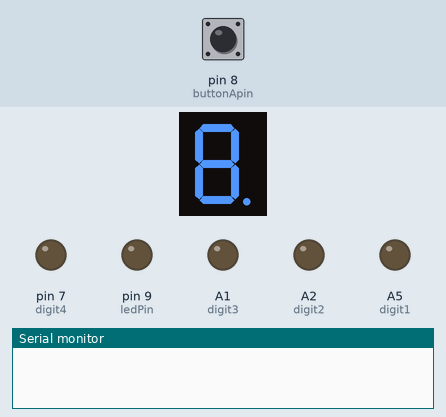
This sketch was run on a simulated Arduino Uno, built with avr-gcc and run on an emulated ATmega328P. On the bench: 1-digit seven-segment display, output pins drawn as LEDs (lit = HIGH), the last lines printed to the serial monitor. Wiring (inferred from the names in the program): 1-digit 7-segment display, segments lit when LOW: segments pin 4, pin 6, A3, pin 2, pin 3, pin 5, A0, A4. The inputs (shaded band) are chosen by the test bench; at power-on: pin 8 (buttonApin) LOW. The segment pins are drawn as the display they are named for; pins used as bus, display or sensor lines are not drawn.

Above: at 1.2 s.
1.3 s: pin 8 (buttonApin) pulled HIGH for 0.15 s
At 2.4 s:
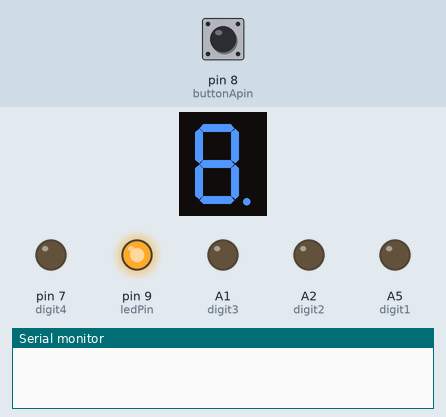
2.9 s: pin 8 (buttonApin) pulled HIGH for 1 s
At 5.1 s:
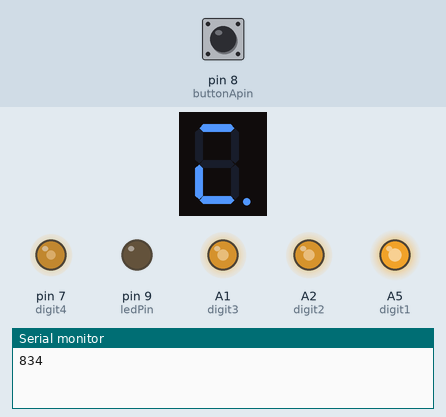
5.4 s: pin 8 (buttonApin) pulled HIGH for 0.15 s
At 6.8 s:
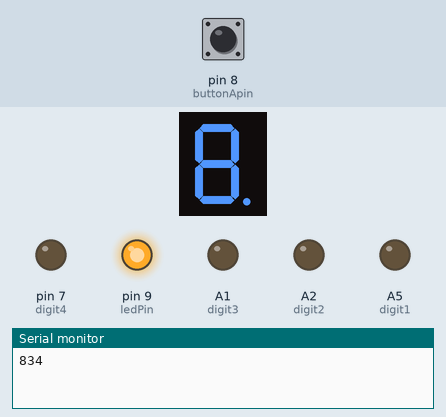
7.1 s: pin 8 (buttonApin) pulled HIGH for 3.2 s
At 11.2 s:
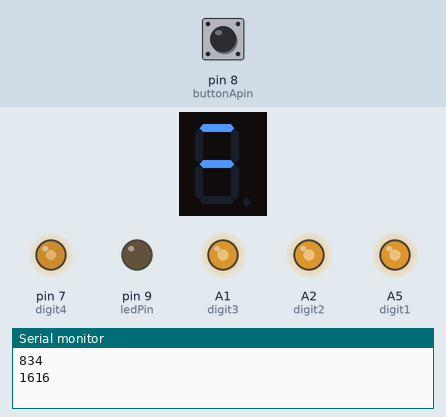
11.8 s: pin 8 (buttonApin) pulled HIGH for 0.15 s
At 12.9 s:
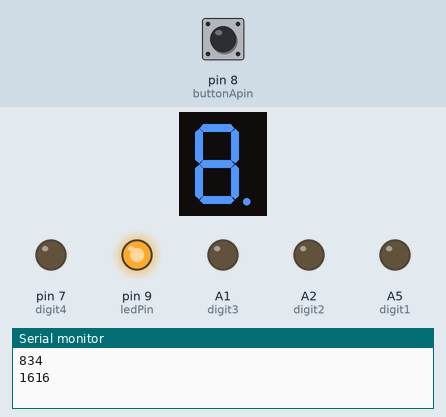
13.5 s: pin 8 (buttonApin) pulled HIGH for 1 s
At 15.5 s:
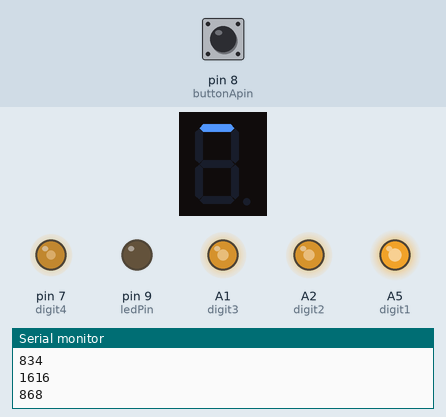
Timing chart, 0 to 17.0 s (numbered marks = the images above; inputs shaded):
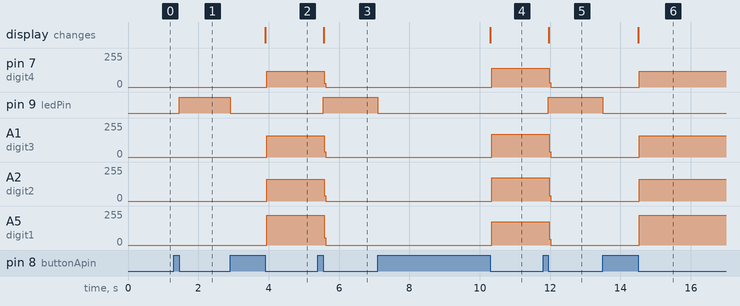

Measured:
- after the input at 1.3 s, pin 9 (ledPin): LOW → HIGH after 0.15 s
- after the input at 2.9 s, pin 7 (digit4): 0/255 → 118/255 after 1.0 s; pin 9 (ledPin): HIGH → LOW at once; A1 (digit3): 0/255 → 161/255 after 1.0 s; A2 (digit2): 0/255 → 164/255 after 1.0 s; A5 (digit1): 0/255 → 223/255 after 1.0 s; the display: changes after 1.0 s (image 2)
- after the input at 5.4 s, pin 7 (digit4): 118/255 → 0/255 after 0.18 s; pin 9 (ledPin): LOW → HIGH after 0.15 s; A1 (digit3): 161/255 → 0/255 after 0.18 s; A2 (digit2): 164/255 → 0/255 after 0.18 s; A5 (digit1): 223/255 → 0/255 after 0.18 s; the display: changes after 0.16 s (image 3)
- after the input at 7.1 s, pin 7 (digit4): 0/255 → 139/255 after 3.2 s; pin 9 (ledPin): HIGH → LOW at once; A1 (digit3): 0/255 → 172/255 after 3.2 s; A2 (digit2), A5 (digit1): 0/255 → 175/255 after 3.2 s; the display: changes after 3.2 s (image 4)
- after the input at 11.8 s, pin 7 (digit4): 139/255 → 0/255 after 0.18 s; pin 9 (ledPin): LOW → HIGH after 0.15 s; A1 (digit3): 172/255 → 0/255 after 0.18 s; A2 (digit2), A5 (digit1): 175/255 → 0/255 after 0.18 s; the display: changes after 0.16 s (image 5)
- after the input at 13.5 s, pin 7 (digit4): 0/255 → 118/255 after 1.0 s; pin 9 (ledPin): HIGH → LOW at once; A1 (digit3): 0/255 → 161/255 after 1.0 s; A2 (digit2): 0/255 → 164/255 after 1.0 s; A5 (digit1): 0/255 → 223/255 after 1.0 s; the display: changes after 1.0 s (image 6)

The sketch:

flash-thunder-box.ino
```cpp
#include "Display.h"


int ledPin = 9;
int buttonApin = 8;

int delayForNextDigit = 2;
int delayBetweenRefresh = 50;

void clearDisplay();
void zero();
void one();
void two();
void three();
void four();
void five();
void six();
void seven();
void eight();
void nine();
void ten();
void setDigit(int);
void testSegment(int);
void loading();
void displayDigit(int);
void calculateNumber(int);
void displayNumber();

void testRun();
void program();

bool isTestRun = false;

void setup()
{
  pinMode(ledPin, OUTPUT);
  pinMode(buttonApin, INPUT);

  pinMode(segmentA, OUTPUT);
  pinMode(segmentB, OUTPUT);
  pinMode(segmentC, OUTPUT);
  pinMode(segmentD, OUTPUT);
  pinMode(segmentE, OUTPUT);
  pinMode(segmentF, OUTPUT);
  pinMode(segmentG, OUTPUT);
  pinMode(segmentDp, OUTPUT);

  pinMode(digit1, OUTPUT);
  pinMode(digit2, OUTPUT);
  pinMode(digit3, OUTPUT);
  pinMode(digit4, OUTPUT);

  Serial.begin(9600);

  int buttonState = digitalRead(buttonApin);

  if(buttonState == HIGH) {
    isTestRun = true;
  }
}

int lastButtonState = 0;
bool isPressed = false;
int ledState = 0;
bool timeRunning = false;
int firstDigit = 0, secondDigit = 0, thirdDigit = 0, fourthDigit = 0;
bool decimalPoint = false;

void buttonToggled();

void loop()
{
  if(isTestRun) {
    testRun();
  }
  else {
    program();
  }
}

void testRun() {
  // Test LED: blink twice
  digitalWrite(ledPin, HIGH);
  delay(1000);
  digitalWrite(ledPin, LOW);
  delay(1000);
  digitalWrite(ledPin, HIGH);
  delay(1000);
  digitalWrite(ledPin, LOW);

  // Test display: iterate numbers
  clearDisplay();
  for(int digit = 1; digit < 5; ++digit) {
    setDigit(digit);
    for(int segment = 1; segment < 9; ++segment) {
      testSegment(segment);
      delay(1000);
    }
  }
  clearDisplay();
}

void program() {
  int buttonState = digitalRead(buttonApin);

  if(buttonState != lastButtonState) {
    if(buttonState == HIGH) {
      digitalWrite(ledPin, LOW);
      isPressed = true;
    }
    else {
      digitalWrite(ledPin, HIGH);
      if(isPressed) {
        ledState = ledState == HIGH ? LOW : HIGH;
        digitalWrite(ledPin, ledState);

        isPressed = false;
        buttonToggled();
      }
    }
  }

  lastButtonState = buttonState;

  if(firstDigit + secondDigit + thirdDigit + fourthDigit > 0) {
    displayNumber();
    delayMicroseconds(delayBetweenRefresh);
  }
  else
    clearDisplay();
}

void clearDisplay() {
  digitalWrite(segmentA, LOW);
  digitalWrite(segmentB, LOW);
  digitalWrite(segmentC, LOW);
  digitalWrite(segmentD, LOW);
  digitalWrite(segmentE, LOW);
  digitalWrite(segmentF, LOW);
  digitalWrite(segmentG, LOW);
  digitalWrite(segmentDp, LOW);

  digitalWrite(digit1, LOW);
  digitalWrite(digit2, LOW);
  digitalWrite(digit3, LOW);
  digitalWrite(digit4, LOW);
}

void zero() {
  digitalWrite(segmentA, HIGH);
  digitalWrite(segmentB, HIGH);
  digitalWrite(segmentC, HIGH);
  digitalWrite(segmentD, HIGH);
  digitalWrite(segmentE, HIGH);
  digitalWrite(segmentF, HIGH);
  digitalWrite(segmentG, LOW);
  digitalWrite(segmentDp, LOW);
}

void one() {
  digitalWrite(segmentA, LOW);
  digitalWrite(segmentB, HIGH);
  digitalWrite(segmentC, HIGH);
  digitalWrite(segmentD, LOW);
  digitalWrite(segmentE, LOW);
  digitalWrite(segmentF, LOW);
  digitalWrite(segmentG, LOW);
  digitalWrite(segmentDp, LOW);
}

void two() {
  digitalWrite(segmentA, HIGH);
  digitalWrite(segmentB, HIGH);
  digitalWrite(segmentC, LOW);
  digitalWrite(segmentD, HIGH);
  digitalWrite(segmentE, HIGH);
  digitalWrite(segmentF, LOW);
  digitalWrite(segmentG, HIGH);
  digitalWrite(segmentDp, LOW);
}

void three() {
  digitalWrite(segmentA, HIGH);
  digitalWrite(segmentB, HIGH);
  digitalWrite(segmentC, HIGH);
  digitalWrite(segmentD, HIGH);
  digitalWrite(segmentE, LOW);
  digitalWrite(segmentF, LOW);
  digitalWrite(segmentG, HIGH);
  digitalWrite(segmentDp, LOW);
}

void four() {
  digitalWrite(segmentA, LOW);
  digitalWrite(segmentB, HIGH);
  digitalWrite(segmentC, HIGH);
  digitalWrite(segmentD, LOW);
  digitalWrite(segmentE, LOW);
  digitalWrite(segmentF, HIGH);
  digitalWrite(segmentG, HIGH);
  digitalWrite(segmentDp, LOW);
}

void five() {
  digitalWrite(segmentA, HIGH);
  digitalWrite(segmentB, LOW);
  digitalWrite(segmentC, HIGH);
  digitalWrite(segmentD, HIGH);
  digitalWrite(segmentE, LOW);
  digitalWrite(segmentF, HIGH);
  digitalWrite(segmentG, HIGH);
  digitalWrite(segmentDp, LOW);
}

void six() {
  digitalWrite(segmentA, HIGH);
  digitalWrite(segmentB, LOW);
  digitalWrite(segmentC, HIGH);
  digitalWrite(segmentD, HIGH);
  digitalWrite(segmentE, HIGH);
  digitalWrite(segmentF, HIGH);
  digitalWrite(segmentG, HIGH);
  digitalWrite(segmentDp, LOW);
}

void seven() {
  digitalWrite(segmentA, HIGH);
  digitalWrite(segmentB, HIGH);
  digitalWrite(segmentC, HIGH);
  digitalWrite(segmentD, LOW);
  digitalWrite(segmentE, LOW);
  digitalWrite(segmentF, LOW);
  digitalWrite(segmentG, LOW);
  digitalWrite(segmentDp, LOW);
}

void eight() {
  digitalWrite(segmentA, HIGH);
  digitalWrite(segmentB, HIGH);
  digitalWrite(segmentC, HIGH);
  digitalWrite(segmentD, HIGH);
  digitalWrite(segmentE, HIGH);
  digitalWrite(segmentF, HIGH);
  digitalWrite(segmentG, HIGH);
  digitalWrite(segmentDp, LOW);
}

void nine() {
  digitalWrite(segmentA, HIGH);
  digitalWrite(segmentB, HIGH);
  digitalWrite(segmentC, HIGH);
  digitalWrite(segmentD, HIGH);
  digitalWrite(segmentE, LOW);
  digitalWrite(segmentF, HIGH);
  digitalWrite(segmentG, HIGH);
  digitalWrite(segmentDp, LOW);
}

void setDigit(int digit) {
  digitalWrite(digit1, digit == 1 ? LOW : HIGH);
  digitalWrite(digit2, digit == 2 ? LOW : HIGH);
  digitalWrite(digit3, digit == 3 ? LOW : HIGH);
  digitalWrite(digit4, digit == 4 ? LOW : HIGH);
}

void testSegment(int segment) {
  digitalWrite(segmentA, segment == 1 ? HIGH : LOW);
  digitalWrite(segmentB, segment == 2 ? HIGH : LOW);
  digitalWrite(segmentC, segment == 3 ? HIGH : LOW);
  digitalWrite(segmentD, segment == 4 ? HIGH : LOW);
  digitalWrite(segmentE, segment == 5 ? HIGH : LOW);
  digitalWrite(segmentF, segment == 6 ? HIGH : LOW);
  digitalWrite(segmentG, segment == 7 ? HIGH : LOW);
  digitalWrite(segmentDp, segment == 8 ? HIGH : LOW);
}

void loading() {
  int i;
  for(i = 1; i <= 6; ++i) {
    testSegment(i);
    delay(500);
  }
}

void displayDigit(int digit) {
  switch(digit) {
    case 0: zero(); break;
    case 1: one(); break;
    case 2: two(); break;
    case 3: three(); break;
    case 4: four(); break;
    case 5: five(); break;
    case 6: six(); break;
    case 7: seven(); break;
    case 8: eight(); break;
    case 9: nine(); break;
  }
}

unsigned long startTime = 0;

void buttonToggled() {
  if(timeRunning) {
    // calculate and display
    float secondsRun = (millis() - startTime) / 1000.;

    int distance = (int) (secondsRun * 340.29 + 0.5);

    timeRunning = false;
    calculateNumber(distance);
  }
  else {
    // start time
    startTime = millis();
    timeRunning = true;
    firstDigit = secondDigit = thirdDigit = fourthDigit = 0;
  }
}

void calculateNumber(int number) {
  Serial.println(number);

  if(number > 9999) {
    number /= 100.;
    decimalPoint = true;
  }
  else {
    decimalPoint = false;
  }

  firstDigit = number / 1000 % 10;
  secondDigit = number / 100 % 10;
  thirdDigit = number / 10 % 10;
  fourthDigit = number % 10;
}

void displayNumber() {
    if(firstDigit != 0) {
      clearDisplay();
      setDigit(1);
      displayDigit(firstDigit);
      delayMicroseconds(delayForNextDigit);
    }

    if(firstDigit != 0 || secondDigit != 0 || thirdDigit != 0) {
      clearDisplay();
      setDigit(3);
      displayDigit(thirdDigit);
      if(decimalPoint)
        digitalWrite(segmentDp, HIGH);
      else
        digitalWrite(segmentDp, LOW);
      delayMicroseconds(delayForNextDigit);
    }

    if(firstDigit != 0 || secondDigit != 0) {
      clearDisplay();
      setDigit(2);
      displayDigit(secondDigit);
      delayMicroseconds(delayForNextDigit);
    }

    clearDisplay();
    setDigit(4);
    displayDigit(fourthDigit);
    delayMicroseconds(delayForNextDigit);
}
```

Display.cpp
```cpp

```

Display.h
```cpp
#ifndef DISPLAY_H
#define DISPLAY_H

int segmentA = A4; // pin 11
int segmentB = A0; // pin 7
int segmentC = 5; // pin 4
int segmentD = 3; // pin 2
int segmentE = 2; // pin 1
int segmentF = A3; // pin 10
int segmentG = 6; // pin 5
int segmentDp = 4; // pin 3
int digit1 = A5; // pin 12
int digit2 = A2; // pin 9
int digit3 = A1; // pin 8
int digit4 = 7; // pin 6

#endif
```
